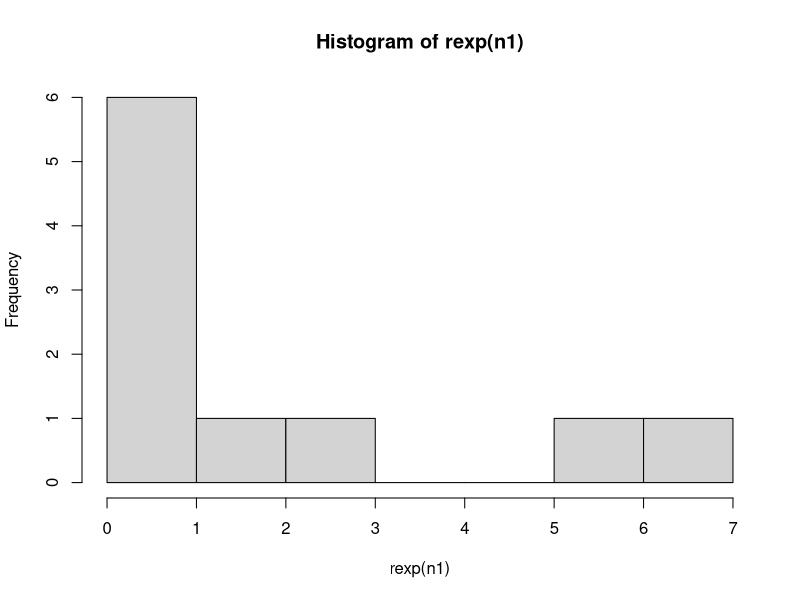
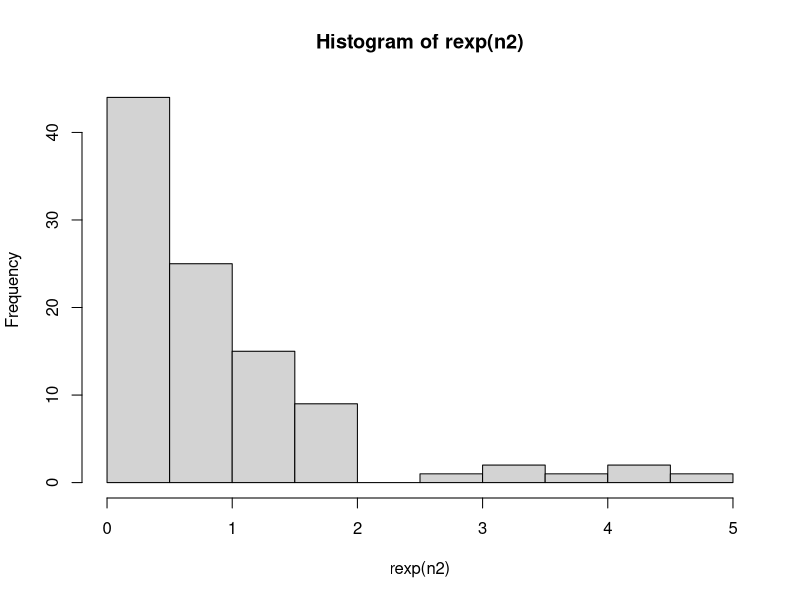
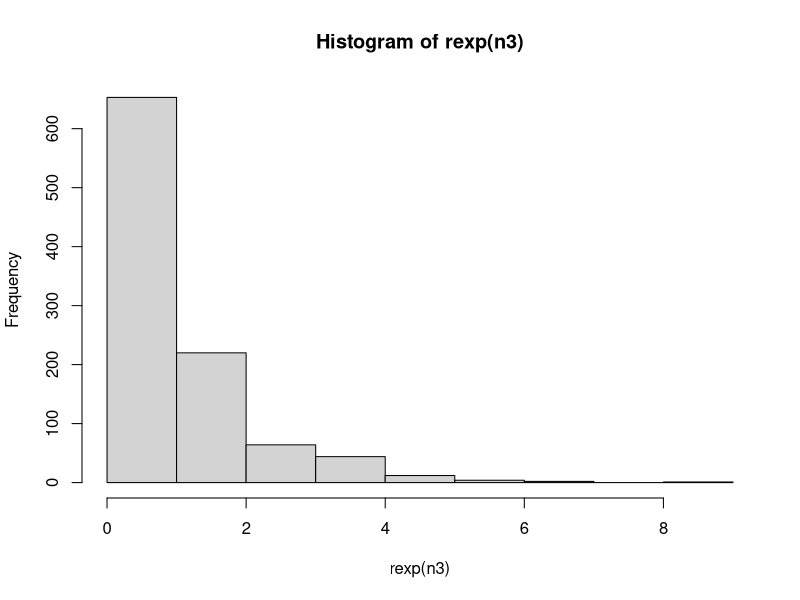
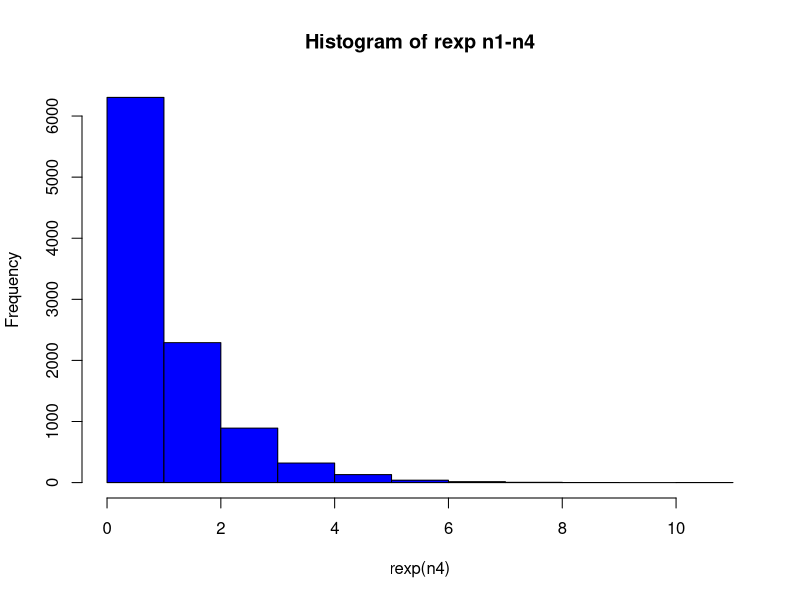

R code for these plots, in order:
lambda = 3

#5a
dexp(lambda)

#5b
n1 = 10
hist(rexp(n1))
n2 = 100
hist(rexp(n2))
n3 = 1000
hist(rexp(n3))
n4 = 10000
hist(rexp(n4),main="Histogram of rexp n1-n4", col="blue")

#5c
avg = lambda
paste("nilai rataan: ", avg)
var = lambda * lambda
paste("nilai varian: ", var)
